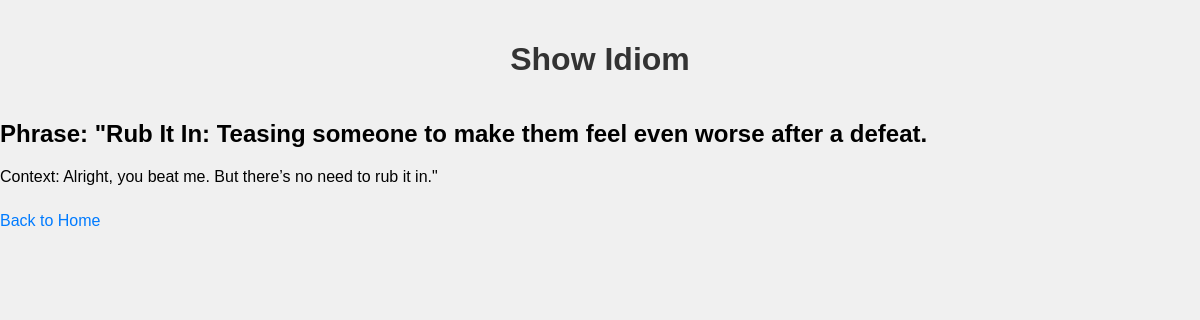
The app's page /show/1 with its own data.
### main.py (models this page shows)
class Idiom(db.Model):
    id = db.Column(db.Integer, primary_key=True)
    phrase = db.Column(db.String(80), unique=True, nullable=False)
    context = db.Column(db.String(120), nullable=False)

### main.py (the view)
@app.route('/show/<int:id>')
def show_idiom(id):
    idiom = Idiom.query.get_or_404(id)
    return render_template('show_idiom.html', idiom=idiom)

### templates/show_idiom.html (shortened to what this page needs)
<!DOCTYPE html>
<html>
    <head>
        <link rel="stylesheet" href="{{ url_for('static', filename='styles.css') }}">
    </head>
<body>
    <h1>Show Idiom</h1>
    <h2>Phrase: {{ idiom.phrase }}</h2>
    <p>Context: {{ idiom.context }}</p>
    <a href="{{ url_for('home') }}">Back to Home</a>
</body>
</html>

### static/styles.css (style rules this page uses)
body { font-family: Arial, sans-serif; margin: 0; padding: 0; background-color: #f0f0f0; }
h1 { color: #333; text-align: center; padding: 20px 0; }
a { display: inline-block; margin: 10px 0; color: #007BFF; text-decoration: none; }

### records on screen
Idiom: phrase "\"Rub It In: Teasing someone to make them feel even worse after a defeat.", context "Alright, you beat me. But there’s no need to rub it in.\""
